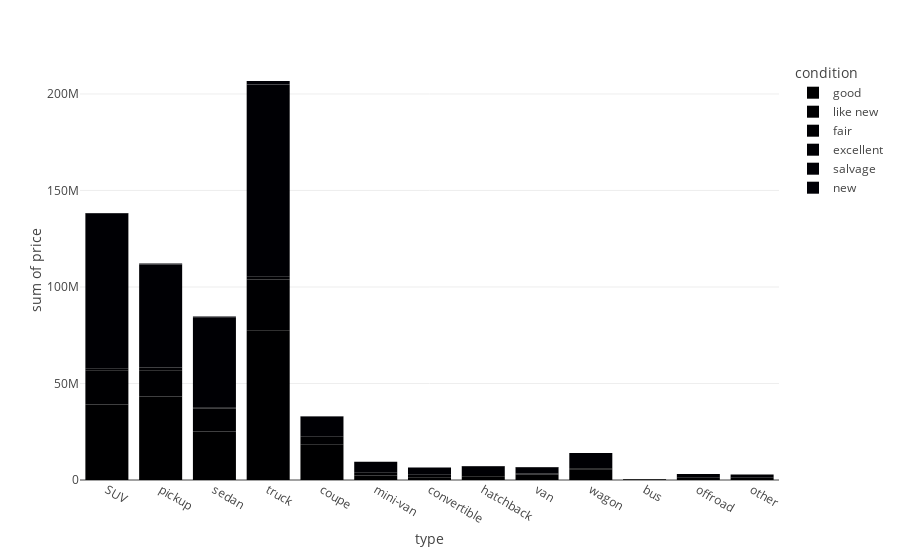

The notebook cell saved with this chart:
### Code cell
vehicles = vehicles_df.groupby(['condition','type'])['price'].mean()
fig = px.histogram(vehicles_df,x=vehicles_df['type'], y=vehicles_df['price'], color=vehicles_df['condition'])
fig.show()

### Figure 1 — Plotly figure (JSON) as saved in the notebook; plotly's stock layout.template omitted (floating-point values rounded to 4 significant figures; data arrays with more than 128 entries replaced by an {"elided": "..."} marker saying what was removed)
{"data": [{"alignmentgroup": "True", "bingroup": "x", "histfunc": "sum", "hovertemplate": "condition=good<br>type=%{x}<br>sum of price=%{y}<extra></extra>", "legendgroup": "good", "marker": {"color": "#000001", "pattern": {"shape": ""}}, "name": "good", "offsetgroup": "good", "orientation": "v", "showlegend": true, "type": "histogram", "x": {"elided": "20145 str values"}, "xaxis": "x", "y": {"elided": "20145 int values"}, "yaxis": "y"}, {"alignmentgroup": "True", "bingroup": "x", "histfunc": "sum", "hovertemplate": "condition=like new<br>type=%{x}<br>sum of price=%{y}<extra></extra>", "legendgroup": "like new", "marker": {"color": "#000002", "pattern": {"shape": ""}}, "name": "like new", "offsetgroup": "like new", "orientation": "v", "showlegend": true, "type": "histogram", "x": {"elided": "4742 str values"}, "xaxis": "x", "y": {"elided": "4742 int values"}, "yaxis": "y"}, {"alignmentgroup": "True", "bingroup": "x", "histfunc": "sum", "hovertemplate": "condition=fair<br>type=%{x}<br>sum of price=%{y}<extra></extra>", "legendgroup": "fair", "marker": {"color": "#000003", "pattern": {"shape": ""}}, "name": "fair", "offsetgroup": "fair", "orientation": "v", "showlegend": true, "type": "histogram", "x": {"elided": "1607 str values"}, "xaxis": "x", "y": {"elided": "1607 int values"}, "yaxis": "y"}, {"alignmentgroup": "True", "bingroup": "x", "histfunc": "sum", "hovertemplate": "condition=excellent<br>type=%{x}<br>sum of price=%{y}<extra></extra>", "legendgroup": "excellent", "marker": {"color": "#000004", "pattern": {"shape": ""}}, "name": "excellent", "offsetgroup": "excellent", "orientation": "v", "showlegend": true, "type": "histogram", "x": {"elided": "24773 str values"}, "xaxis": "x", "y": {"elided": "24773 int values"}, "yaxis": "y"}, {"alignmentgroup": "True", "bingroup": "x", "histfunc": "sum", "hovertemplate": "condition=salvage<br>type=%{x}<br>sum of price=%{y}<extra></extra>", "legendgroup": "salvage", "marker": {"color": "#000005", "pattern": {"shape": ""}}, "name": "salvage", "offsetgroup": "salvage", "orientation": "v", "showlegend": true, "type": "histogram", "x": ["sedan", "pickup", "truck", "SUV", "sedan", "truck", "truck", "pickup", "sedan", "coupe", "truck", "SUV", "pickup", "coupe", "pickup", "pickup", "SUV", "pickup", "sedan", "truck", "pickup", "sedan", "truck", "sedan", "pickup", "pickup", "sedan", "sedan", "truck", "pickup", "sedan", "sedan", "sedan", "sedan", "sedan", "sedan", "coupe", "SUV", "truck", "truck", "SUV", "sedan", "SUV", "sedan", "truck", "coupe", "sedan", "SUV", "wagon", "sedan", "wagon", "pickup", "sedan", "SUV", "coupe", "pickup", "sedan", "sedan", "sedan", "SUV", "sedan", "hatchback", "SUV", "sedan", "sedan", "wagon", "sedan", "wagon", "truck", "sedan", "pickup", "sedan", "pickup", "sedan", "pickup", "convertible", "sedan", "sedan", "pickup", "SUV", "SUV", "sedan", "SUV", "SUV", "pickup", "SUV", "hatchback", "SUV", "sedan", "truck", "sedan", "hatchback", "pickup", "pickup", "coupe", "coupe", "coupe", "sedan", "SUV", "sedan", "hatchback", "SUV", "sedan", "sedan", "coupe", "pickup", "wagon", "SUV", "SUV", "pickup", "hatchback", "sedan", "mini-van", "sedan", "sedan"], "xaxis": "x", "y": [600, 1000, 5500, 999, 850, 5000, 8000, 2500, 1800, 1000, 1500, 1800, 8000, 580, 2700, 11000, 800, 800, 3800, 4100, 12900, 400, 18500, 13500, 5500, 900, 850, 4500, 3750, 22000, 800, 1700, 9450, 2000, 1500, 5000, 4000, 800, 13000, 800, 15000, 2950, 1500, 3500, 800, 10700, 9975, 1400, 1200, 3500, 800, 20750, 8750, 13200, 6750, 2950, 2495, 2400, 2700, 2500, 800, 1200, 1200, 1000, 4500, 500, 4700, 1000, 3500, 5200, 20750, 8750, 8725, 750, 5000, 1700, 3000, 3000, 6000, 2500, 700, 5990, 500, 2500, 2250, 650, 700, 1000, 1900, 600, 7000, 1000, 1500, 7000, 4800, 500, 2000, 700, 3000, 5000, 7000, 450, 9900, 1500, 5000, 14500, 500, 1500, 1000, 850, 500, 3500, 5000, 2900, 2700], "yaxis": "y"}, {"alignmentgroup": "True", "bingroup": "x", "histfunc": "sum", "hovertemplate": "condition=new<br>type=%{x}<br>sum of price=%{y}<extra></extra>", "legendgroup": "new", "marker": {"color": "#000006", "pattern": {"shape": ""}}, "name": "new", "offsetgroup": "new", "orientation": "v", "showlegend": true, "type": "histogram", "x": {"elided": "143 str values"}, "xaxis": "x", "y": {"elided": "143 int values"}, "yaxis": "y"}], "layout": {"barmode": "relative", "legend": {"title": {"text": "condition"}, "tracegroupgap": 0}, "margin": {"t": 60}, "xaxis": {"anchor": "y", "domain": [0, 1], "title": {"text": "type"}}, "yaxis": {"anchor": "x", "domain": [0, 1], "title": {"text": "sum of price"}}}}
